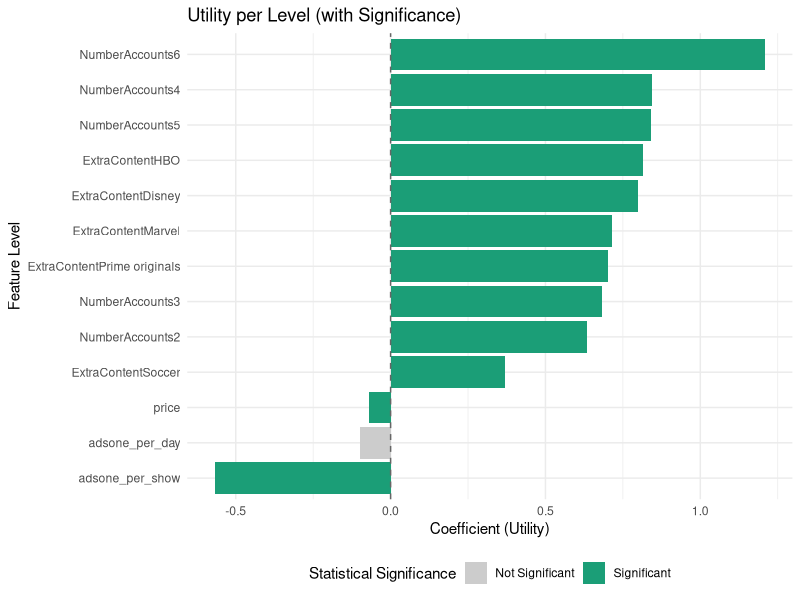
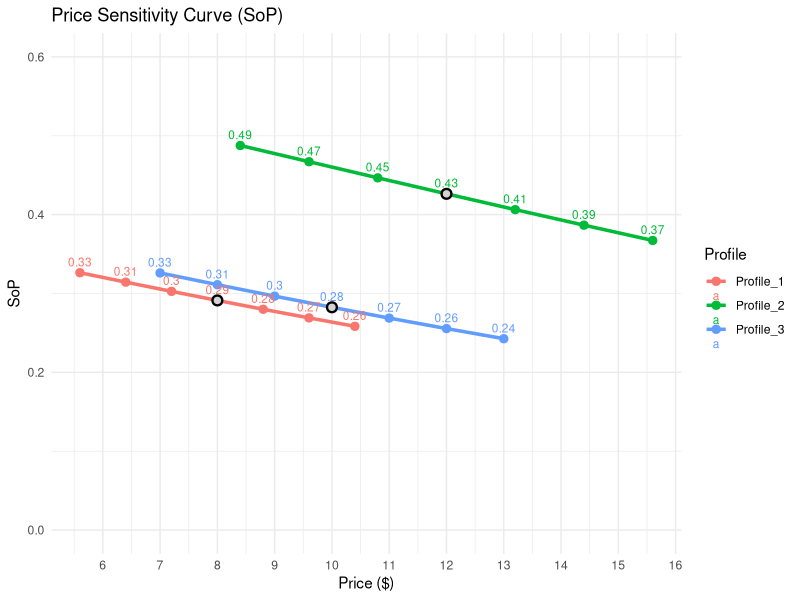

Reproduce these figures in R, in order.
########################################################################
### Conjoint Analysis Exercise
### Using GLM
### to model possible multiple selection of product config(s)
########################################################################

# load required packages
library(ggplot2)
library(dplyr)

# load data
d <- read.csv("netflix_customer_survey.csv")

summary(d)
str(d)

############################
### Data Preprocessing & Exploration
############################

# notice that ExtraContent, ads, NumberAccounts needs to be factors 
# as it represents different possible levels
d$ExtraContent<- as.factor(d$ExtraContent)
d$ads<- as.factor(d$ads)
d$NumberAccounts<- as.factor(d$NumberAccounts)

# check again the stats
summary(d)

# Use xtabs() to determine the number of times different levels in some features was selected.
# This could indicate which levels are more popularly selected on a Netflix subscription 
xtabs(selected ~ ExtraContent, data = d)
xtabs(selected ~ ads, data = d)
xtabs(selected ~ NumberAccounts, data = d)
# HBO is the most popularly chosen 'ExtraContent'
# No Ads is the most popularly chosen 'ads'
# 6 accounts is the most popularly chosen 'NumberAccounts'

# Experimental design checking - to validate conjoint design (# options respondents exposed to, # selection allowed)
respondent_summary <- d %>%
  group_by(customerid) %>%
  summarise(
    options_shown = n(),
    options_selected = sum(selected == 1),
    prop_selected = round(options_selected / options_shown, 2)
  )

summary(respondent_summary)
# Observation:
# The number of alternatives shown varied: from 5 to 12 options per respondent
# The number of selections also varied: some respondents selected only 1 option, others up to 6
# We need to model each alternative independently; using glm() to predict probability of a given product config being selected

############################
### Conjoint Modelling
############################

# Set default/baseline level per attribute
d$ExtraContent <- relevel(factor(d$ExtraContent), ref = "less content") #assume that Netflix today has barely any "extra content" 
d$ads <- relevel(factor(d$ads), ref = "none") #assume that Netflix today has no ads 
d$NumberAccounts <- relevel(factor(d$NumberAccounts), ref = "1") #the most basic Netflix allow only for 1 account/device per stream 

# Fit logistic regression model
model <- glm(selected ~ NumberAccounts + ExtraContent + ads + price, 
             data = d, 
             family = binomial())

# View results
summary(model)
# Levels that may make up the most optimal package are NumberAccount6, 
# extra HBO content, and 1 ad per show, with the lower the price, the better (which makes sense)

# Save model + training data for Shiny
saveRDS(model, "conjoint_model.rds")
saveRDS(d, "training_data.rds")

# Predict selections
d$pred_prob <- predict(model, type = "response")
d$predicted_class <- ifelse(d$pred_prob > 0.5, 1, 0)

# Calculate accuracy
accuracy <- mean(d$predicted_class == d$selected)
accuracy

# Confusion matrix
table(Actual = d$selected, Predicted = d$predicted_class)

# Check utilities (part-worths) per level
coefs <- coef(model)
coefs

# Visualize the utilities
visualize_utilities <- function(model, alpha = 0.05, include_price = TRUE) {
  # Extract coefficient table
  coef_table <- summary(model)$coefficients
  coef_df <- as.data.frame(coef_table)
  coef_df$Level <- rownames(coef_df)
  
  # Remove intercept
  coef_df <- coef_df[coef_df$Level != "(Intercept)", ]
  
  # Optionally exclude price
  if (!include_price) {
    coef_df <- coef_df[!grepl("price", coef_df$Level, ignore.case = TRUE), ]
  }
  
  # Add significance flag
  coef_df$Significance <- ifelse(coef_df$`Pr(>|z|)` < alpha, "Significant", "Not Significant")
  
  # Plot
  ggplot(coef_df, aes(x = reorder(Level, Estimate), y = Estimate, fill = Significance)) +
    geom_col() +
    coord_flip() +
    geom_hline(yintercept = 0, linetype = "dashed", color = "gray40") +
    scale_fill_manual(values = c("Significant" = "#1b9e77", "Not Significant" = "gray80")) +
    labs(
      title = "Utility per Level (with Significance)",
      x = "Feature Level",
      y = "Coefficient (Utility)",
      fill = "Statistical Significance"
    ) +
    theme_minimal() +
    theme(legend.position = "bottom")
}
visualize_utilities(model)

# Compute the WTP for each different level, had the level been added to the package (assuming everything else stays equal)
wtp_all <- coefs/(-coef(model)["price"])
wtp_all

############################
### Conjoint Simulation
############################

# Function to simulate and produce SoP, sum utility, recommended WTP 
predict.glm.sop <- function(model, newdata, price_var = "price", scale_price = 1) {
  # Build model matrix consistent with training
  X <- model.matrix(delete.response(terms(model)), newdata)
  
  # Compute total utility (linear predictor)
  utility <- X %*% coef(model)
  
  # Softmax to get share of preference
  sop <- as.vector(exp(utility) / sum(exp(utility)))
  
  # Get price coefficient name
  price_coef <- coef(model)[price_var]
  if (is.na(price_coef)) stop("Price variable not found in model coefficients.")
  
  # WTP = utility / (-price_coef / scale)
  wtp <- as.vector(utility) / (-price_coef / scale_price)
  
  # Combine into result
  result <- cbind(
    data.frame(share = sop, utility = as.vector(utility), WTP = round(wtp, 2)),
    newdata
  )
  
  return(result)
}

# Example product configs to simulate
scenarios <- data.frame(
  NumberAccounts = factor(c("1", "6", "2"), levels = levels(d$NumberAccounts)),
  ExtraContent = factor(c("Disney", "HBO", "Soccer"), levels = levels(d$ExtraContent)),
  ads = factor(c("none", "one_per_show", "one_per_day"), levels = levels(d$ads)),
  price = c(8, 12, 10)
)

# Run the simulation
predict.glm.sop(model, scenarios)

# Simulate how SoP of each Profile change given different price points 
simulate_price_sensitivity <- function(model, scenarios,
                                       interval = 0.2,
                                       n_points = 5,
                                       price_var = "price") {
  
  steps <- seq(-floor(n_points / 2), floor(n_points / 2))
  all_results <- list()
  
  for (i in 1:nrow(scenarios)) {
    base_profiles <- scenarios
    price_base <- scenarios[i, price_var, drop = TRUE]
    price_range <- round(price_base * (1 + steps * interval), 2)
    
    for (p in price_range) {
      temp_profiles <- base_profiles
      temp_profiles[i, price_var] <- p
      
      temp_profiles$utility <- predict(model, newdata = temp_profiles, type = "link")
      temp_profiles$SoP <- exp(temp_profiles$utility) / sum(exp(temp_profiles$utility))
      temp_profiles$wtp <- temp_profiles$utility / (-coef(model)[[price_var]])
      
      temp_profiles$target_profile <- paste0("Profile_", i)
      temp_profiles$simulated_price <- temp_profiles[[price_var]]
      temp_profiles$varied <- seq_len(nrow(temp_profiles)) == i
      
      all_results[[length(all_results) + 1]] <- temp_profiles
    }
  }
  
  final_df <- do.call(rbind, all_results)
  final_df <- final_df %>% filter(varied)  # keep only the varied profile’s SoP over price
  return(final_df)
}

# Function to plot price sensitivity
plot_price_sensitivity <- function(results_df,
                                   label_var = "SoP",
                                   x_breaks = NULL,
                                   y_limits = NULL,
                                   decimal_digits = 2) {
  
  # Round labels to desired precision
  results_df <- results_df %>%
    mutate(label_val = round(.data[[label_var]], decimal_digits))
  
  # Identify base price rows (middle price for each profile)
  base_points <- results_df %>%
    group_by(target_profile) %>%
    arrange(simulated_price) %>%
    slice(ceiling(n() / 2)) %>%
    ungroup()
  
  # Build plot
  p <- ggplot(results_df, aes(x = simulated_price, y = !!sym(label_var), color = target_profile)) +
    geom_line(linewidth = 1.2) +
    geom_point(size = 2.5) +
    geom_text(aes(label = label_val), vjust = -0.7, size = 3) +
    geom_point(data = base_points, aes(x = simulated_price, y = !!sym(label_var)),
               color = "black", size = 2.5, shape = 21, stroke = 1.2, fill = "lightgrey") +
    labs(
      title = paste("Price Sensitivity Curve (", label_var, ")", sep = ""),
      x = "Price ($)",
      y = label_var,
      color = "Profile"
    ) +
    theme_minimal()
  
  if (!is.null(x_breaks)) {
    p <- p + scale_x_continuous(breaks = x_breaks)
  }
  
  if (!is.null(y_limits)) {
    p <- p + coord_cartesian(ylim = y_limits)
  }
  
  return(p)
}

# Your scenarios data: 1 row = 1 profile, 7 simulated price points, +-10% interval each step
results <- simulate_price_sensitivity(model, scenarios, interval = 0.1, n_points = 7)
plot_price_sensitivity(
  results_df = results,
  label_var = "SoP",
  x_breaks = seq(2, 20, 1),
  y_limits = c(0, 0.6),
  decimal_digits = 2
)
